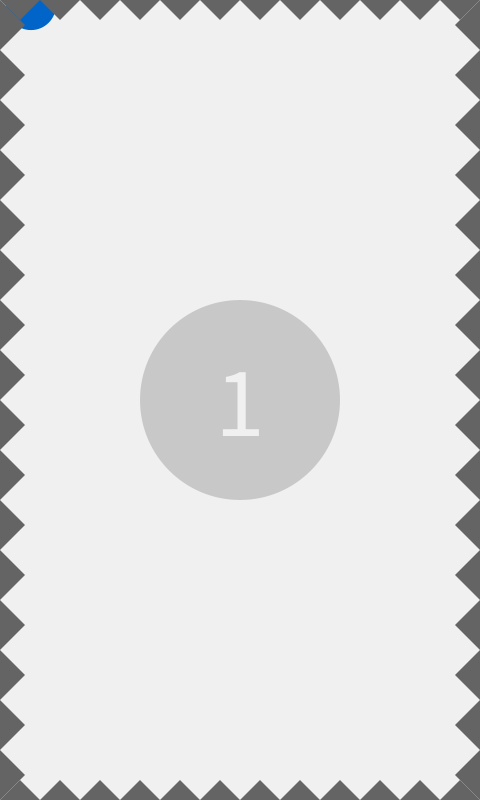
Frame 1 (no input)
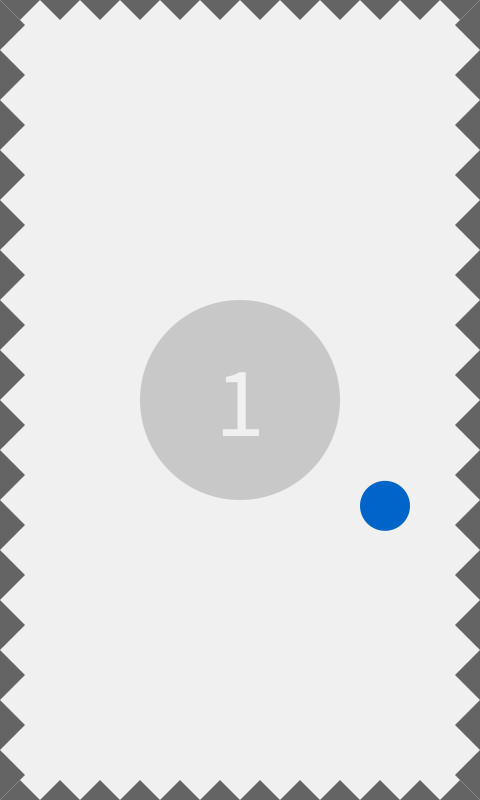
Frame 60 (the mouse pressed at the canvas centre just before this capture)
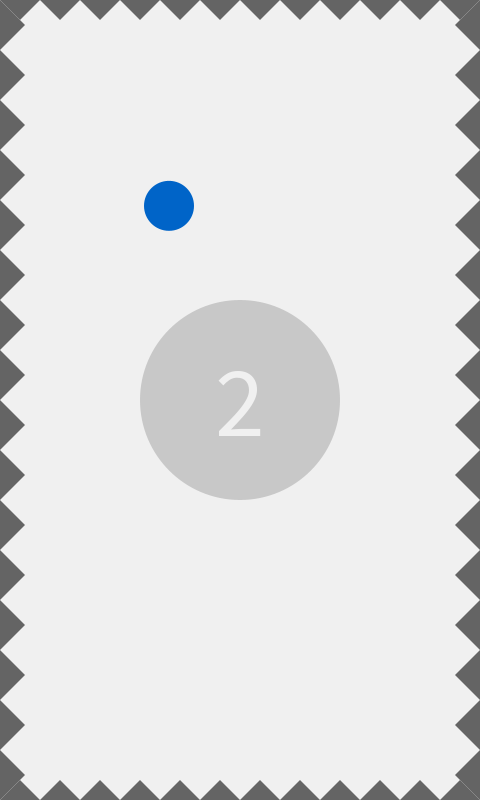
Frame 120 (the mouse held since frame 60 and released just before this capture)

The Processing sketch that drew these frames (run headless with seeded random() and noise(); from frame 60 on, the mouse is pressed at the canvas centre):

// Processing sketch: SpikesGame1_1
// ── SpikesGame1_1.pde
void setup() {
  size(480, 800);
}

int s = 0;
float a = 25;
float y = 2;
float c = 3;
float b = 1;
int score = 0;

void draw() {
  Spikes spikes = new Spikes();
  Bird bird = new Bird();
  topSpikes tSpikes = new topSpikes();
  background(240);
  bird.draw();
  tSpikes.draw();
  translate(-440, -50);
  for (float spike=0; spike<800; spike=spike+50) {
    translate(0, 50);
    spikes.draw();
  }
}


// ── bird.pde
class Bird {
  Bird() {
  }
  void draw() {
    c=c*1.03;
    if (a>=455) {
      s=1;
      score++;
    }
    if (a==25) {
      s=0;
      score++;
    }
    if (s==0) {
      a=a+6;
    } else {
      a=a-6;
    }
    if (mousePressed) {
      y=y-5;
      c=3;
    } else {
      y=y+c;
    }
    if (y >795) {
      y = 795;
    }
    if (y < 5) {
      y = 5;
    }
    noStroke();
    //score
    fill(200);
    ellipse(240, 400, 200, 200);
    textAlign(CENTER, CENTER);
    textSize(100);
    fill(240);
    text(score, 240, 400);
    //bird
    fill(0, 100, 200);
    ellipse(a, y, 50, 50);
  }
}


// ── spikes.pde
class Spikes {
  Spikes() {
  }
  void draw() {
    fill(100);
    triangle(0, 0, 25, 25, 0, 50);
    triangle(480, 0, 455, 25, 480, 50);
  }
}


// ── topSpikes.pde
class topSpikes {
  topSpikes() {
  }
  void draw() {
    translate(-40, 0);
    fill(100);
    for (int x=0; x<480; x=x+40) {
      translate(40, 0);
      triangle(0, 0, 40, 0, 20, 20);
      triangle(0, 800, 20, 780, 40, 800);
    }
  }
}
